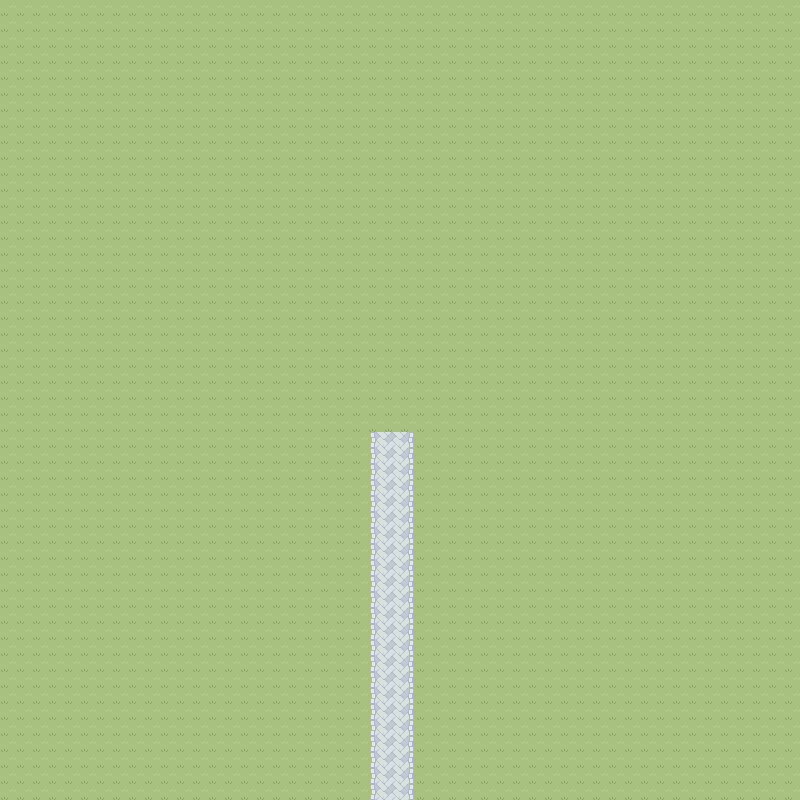

A 2D game scene composited from a Tiled map and its tileset images. What follows is a short description and the map's XML, with each tile layer's data collapsed to a summary:
An orthogonal 50x50 tile map with 16x16 px tiles, 4 tile layers (collision, background, objects, foreground).

<map version="1.0" orientation="orthogonal" width="50" height="50" tilewidth="16" tileheight="16">
 <tileset firstgid="1" name="tileset-shinygold" tilewidth="16" tileheight="16">
  <image source="tileset-shinygold.png" width="128" height="4300" />
 </tileset>
 <layer name="collision" width="50" height="50">
  <data>[2500 cells, 26 non-empty, 1 distinct tile ids]</data>
 </layer>
 <layer name="background" width="50" height="50">
  <data>[2500 cells, 2500 non-empty, 4 distinct tile ids]</data>
 </layer>
 <layer name="objects" width="50" height="50">
  <data>[2500 cells, 0 non-empty, 0 distinct tile ids]</data>
 </layer>
 <layer name="foreground" width="50" height="50">
  <data>[2500 cells, 0 non-empty, 0 distinct tile ids]</data>
 </layer>
 <objectgroup name="object layer" width="50" height="50" />
</map>
